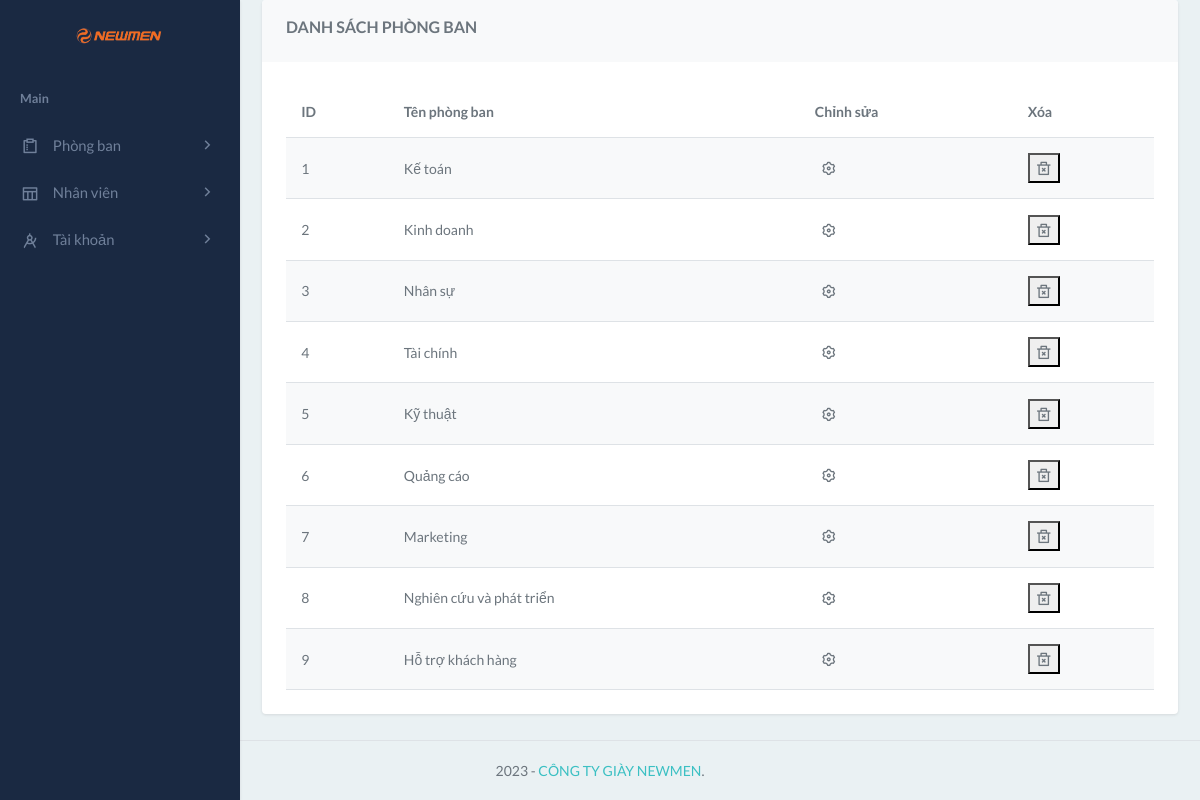
The page /index.php?action=department&query=list (signed in) on the database its author committed.
### tables this page shows
CREATE TABLE IF NOT EXISTS `departments` (
  `id` int NOT NULL AUTO_INCREMENT,
  `name` varchar(50) NOT NULL DEFAULT '0',
  PRIMARY KEY (`id`) USING BTREE
);

### model/department.php (called while the page is built, shortened)
<?php
class Department
{
    public static function getDepartment($connect)
    {
        $response = mysqli_query($connect, "SELECT * FROM `departments`");
        if ($response) {
            if (mysqli_num_rows($response) > 0) {
                while ($row = mysqli_fetch_array($response)) {
                    $data[] = $row;
                }
            }
        }
        return $data;
    }
}

### controller/DepartmentController.php (called while the page is built, shortened)
<?php
class DepartmentController
{
    public static function getDepartment($connect)
    {
        $data = Department::getDepartment($connect);
        return $data;
    }
}
?>

### view/department/list.php (the view, shortened to what this page needs)
<?php
$departments = DepartmentController::getDepartment($connect);
?>
<div class="col-xl-12">
    <div class="card">
        <div class="card-header">
            <h4 class="header-title">DANH SÁCH PHÒNG BAN</h4>
        </div>
        <div class="card-body">
            <div class="table-responsive-sm">
                <table class="table table-striped table-centered mb-0">
                    <thead>
                        <tr>
                            <th>ID</th>
                            <th>Tên phòng ban</th>
                            <th>Chỉnh sửa</th>
                            <th>Xóa</th>
                        </tr>
                    </thead>
                    <tbody>
                    <?php
                        $sequentialId = 1;
                        foreach ($departments as $row):
                    ?>
                        <tr>
                            <td><?php echo $sequentialId; ?></td>
                            <td class="table-user">
                                <?php echo $row['name']; ?>
                            </td>
                            <td>
                                <a href="?action=department&query=edit&id=<?php echo $row['id']; ?>" class="text-reset fs-16 px-1"> <i
                                        class="ri-settings-3-line"></i></a>
                            </td>
                            <td>
                            <form  class ="" action="" method="post" onsubmit="return confirm('Are you sure you want to delete this department?');">
                                    <button type="submit" class="text-reset fs-16 px-1"> <i
                                        class="ri-delete-bin-2-line"></i></button>
                                </form>
                            </td>
                        </tr>
                    <?php
                        $sequentialId++;
                        endforeach;
                    ?>
                    </tbody>
                </table>
            </div>
        </div>
    </div>
</div>

### index.php (shortened to what this page needs)
<?php
require "config/connect.php";
require "controller/DepartmentController.php";
require "controller/RolesController.php";
require "model/department.php";
require "model/authentication.php";
?>
<!DOCTYPE html>
<html lang="en">
<head>
    <link rel="stylesheet" href="assets/vendor/daterangepicker/daterangepicker.css">
    <link href="assets/vendor/datatables.net-bs5/css/dataTables.bootstrap5.min.css" rel="stylesheet" type="text/css" />
    <link href="assets/vendor/datatables.net-responsive-bs5/css/responsive.bootstrap5.min.css" rel="stylesheet"
        type="text/css" />
    <link href="assets/vendor/datatables.net-fixedcolumns-bs5/css/fixedColumns.bootstrap5.min.css" rel="stylesheet"
        type="text/css" />
    <link href="assets/vendor/datatables.net-fixedheader-bs5/css/fixedHeader.bootstrap5.min.css" rel="stylesheet"
        type="text/css" />
    <link href="assets/vendor/datatables.net-buttons-bs5/css/buttons.bootstrap5.min.css" rel="stylesheet"
        type="text/css" />
    <link href="assets/vendor/datatables.net-select-bs5/css/select.bootstrap5.min.css" rel="stylesheet"
        type="text/css" />
    <link rel="stylesheet" href="assets/vendor/admin-resources/jquery.vectormap/jquery-jvectormap-1.2.2.css">
    <link href="assets/css/app.min.css" rel="stylesheet" type="text/css" id="app-style" />
    <link href="assets/css/icons.min.css" rel="stylesheet" type="text/css" />
    <link rel="stylesheet" href="./css/style.css">
</head>
<body>
    <?php
    include "sidebar.php";
    ?>
    <div class="content-page">
        <div class="content">
            <div class="container-fluid">
                <?php
    if(isset($_GET['action']) && isset($_GET['query'])){
        $tam = $_GET['action'];
        $query = $_GET['query'];
    }else{
        $tam = '';
        $query = '';
    }
    if($tam == 'department' && $query == 'add'){
        include './view/department/add.php';
    }elseif($tam == 'department' && $query == 'list'){
        include './view/department/list.php';
    }elseif($tam == 'department' && $query == 'edit'){
        include './view/department/edit.php';
    }elseif($tam == 'employee' && $query == 'add'){
        include './view/employees/add.php';
    }elseif($tam == 'employee' && $query == 'edit'){
        include './view/employees/edit.php';
    }elseif($tam == 'employee' && $query == 'list'){
        include './view/employees/list.php';
    }elseif($tam == 'employee' && $query == 'detail'){
        include './view/employees/detail.php';
    }elseif($tam == 'account' && $query == 'profile'){
        include './profile.php';
    }elseif($tam == 'account' && $query == 'update'){
        include './update.php';
    }elseif($tam == 'account' && $query == 'register'){
        include './register.php';
    }elseif($tam == 'account' && $query == 'logout'){
        include './logout.php';
    }else{
        include 'home.php';
    }
?>
            </div>
        </div>
    </div>
    <?php
    include "footer.php";
    ?>
</body>
</html>

### sidebar.php (shortened to what this page needs)
<div class="leftside-menu">
    <a href="index.php" class="logo logo-light">
        <span class="logo-lg">
            <img src="assets/images/newmen.png" alt="logo">
        </span>
    </a>
    <div class="h-100" id="leftside-menu-container" data-simplebar>
        <ul class="side-nav">
            <li class="side-nav-title">Main</li>
            <li class="side-nav-item">
                <a data-bs-toggle="collapse" href="#sidebarForms" aria-expanded="false" aria-controls="sidebarForms"
                    class="side-nav-link">
                    <i class="ri-survey-line"></i>
                    <span> Phòng ban </span>
                    <span class="menu-arrow"></span>
                </a>
            </li>
            <li class="side-nav-item">
                <a data-bs-toggle="collapse" href="#sidebarTables" aria-expanded="false" aria-controls="sidebarTables"
                    class="side-nav-link">
                    <i class="ri-table-line"></i>
                    <span> Nhân viên </span>
                    <span class="menu-arrow"></span>
                </a>
            </li>
            <li class="side-nav-item">
                <a data-bs-toggle="collapse" href="#sidebarExtendedUI" aria-expanded="false"
                    aria-controls="sidebarExtendedUI" class="side-nav-link">
                    <i class="ri-compasses-2-line"></i>
                    <span> Tài khoản </span>
                    <span class="menu-arrow"></span>
                </a>
            </li>
        </ul>
    </div>
</div>

### footer.php (shortened to what this page needs)
<footer class="footer">
    <div class="container-fluid">
        <div class="row">
            <div class="col-12 text-center">
                 - <a href="#" target="_blank">CÔNG TY GIÀY NEWMEN</a>.
            </div>
        </div>
    </div>
</footer>

### rows shown on the page
departments: name "Kế toán"
departments: name "Kinh doanh"
departments: name "Nhân sự"
departments: name "Tài chính"
departments: name "Kỹ thuật"
departments: name "Quảng cáo"
departments: name "Marketing"
departments: name "Nghiên cứu và phát triển"
departments: name "Hỗ trợ khách hàng"
